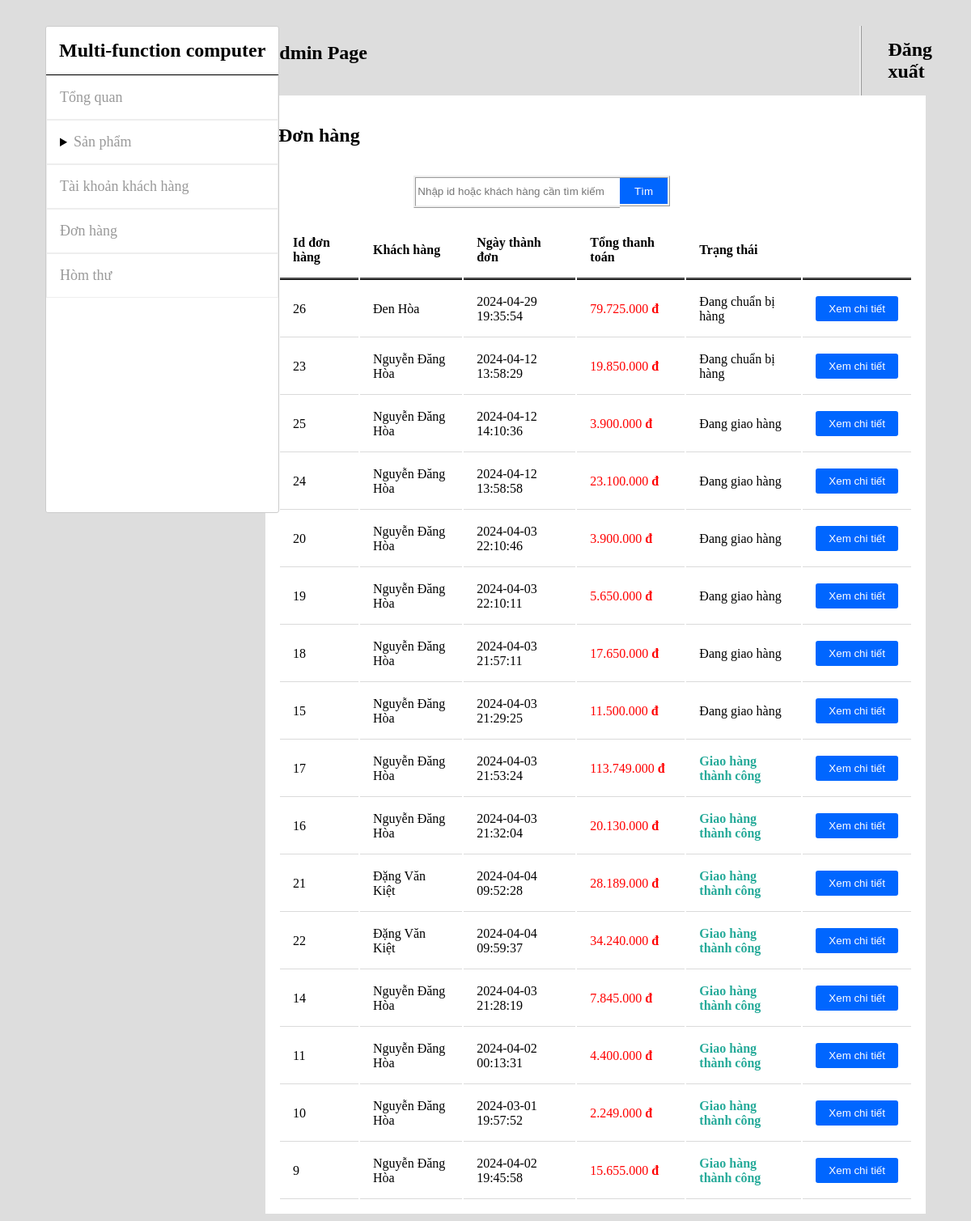
Screenshot of /view/admin_order.php with the database file from the repository.
### tables this page shows
CREATE TABLE `orders` (
  `orderId` int(11) NOT NULL,
  `customerId` int(11) NOT NULL,
  `date` datetime NOT NULL,
  `status` varchar(50) NOT NULL,
  `paymentMethods` char(50) NOT NULL
);

CREATE TABLE `customers` (
  `customerId` int(11) NOT NULL,
  `customerName` char(50) NOT NULL,
  `phone` char(10) NOT NULL,
  `email` char(50) NOT NULL,
  `address` char(255) NOT NULL,
  `password` char(40) NOT NULL,
  `gender` char(10) NOT NULL,
  `birthday` date NOT NULL,
  `customerImg` text NOT NULL,
  `creditCardCode` char(11) NOT NULL
);

### model/OrdersDB.php (called while the page is built, shortened)
<?php
class OrdersDB
{
    public function Count_Orders_A()
    {
        $db = Database::getDB();
        $query = 'SELECT * FROM `orders` ORDER BY status ';
        $statement = $db->prepare($query);
        $statement->execute();
        $lists = $statement->fetchAll();
        return $lists;
    }
}

### model/CustomerDB.php (called while the page is built, shortened)
<?php
class CustomerDB
{
    public function Get_Customers_CustomerId($customerId)
    {
        $db = Database::getDB();
        $query = 'SELECT customerName FROM customers where customerId=:customerId';
        $statement = $db->prepare($query);
        $statement->bindValue(':customerId', $customerId);
        $statement->execute();
        $lists = $statement->fetch();
        return $lists;
    }
}

### model/OrderDetailDB.php (called while the page is built, shortened)
<?php
class OrderDetailDB
{
    public function Sum_Price_Product_Orders($customerId, $orderId)
    {
        $db = Database::getDB();
        $query = 'SELECT sum((orderdetail.price)*(orderdetail.quantity)) FROM `orders` JOIN orderdetail on orders.orderId=orderdetail.orderId
        JOIN products p on orderdetail.productId=p.productId
        WHERE customerId=:customerId and orders.orderId=:orderId  ORDER BY date DESC';
        $statement = $db->prepare($query);
        $statement->bindValue(':customerId', $customerId);
        $statement->bindValue(':orderId', $orderId);
        $statement->execute();
        $lists = $statement->fetchColumn();
        return $lists;
    }
}

### view/admin_order.php (the view, shortened to what this page needs)
<?php
require_once('../model/CustomerDB.php');
require_once('../model/OrdersDB.php');
require_once('../model/OrderDetailDB.php');
?>
<!DOCTYPE html>
<html lang="en">
<head>
    <link rel="stylesheet" href="../view/css/admin.css">
</head>
<body>
    <div class="body">
        <div></div>
        <section class="menu">
            <ul class="ul_dad">
                <h2>Multi-function computer</h2>
                <li><a href="../view/admin_home.php">Tổng quan</a></li>
                <details>
                    <summary>
                        <li><a href="#">Sản phẩm</a></li>
                    </summary>
                </details>
                <li><a href="../view/admin_customer.php">Tài khoản khách hàng</a></li>
                <li><a href="../view/admin_order.php">Đơn hàng</a></li>
                <li><a href="../view/admin_mailbox.php">Hòm thư</a></li>
            </ul>
        </section>
        <div>
            <section class="main">
                <div class="nav">
                    <div>
                        <h1>Admin Page</h1>
                    </div>
                    <div></div>
                    <div class="nav_admin">
                        <h2>
                            <a href="../controller/user_controller.php?action=logout">Đăng xuất</a>
                        </h2>
                    </div>
                </div>
                <div class="body_main">
                    <div class="sp">
                        <h2 class="namett">Đơn hàng</h2>
                    </div>
                    <div class="search">
                        <form action="../controller/admin_controller.php?action=seach_order" method="post">
                            <input type="text" name="seach" placeholder="Nhập id hoặc khách hàng cần tìm kiếm" value="">
                            <input type="submit" value="Tìm">
                        </form>
                    </div>
                    <div>
                        <table class="table_order">
                            <thead>
                                <tr>
                                    <th>Id đơn hàng</th>
                                    <th>Khách hàng</th>
                                    <th>Ngày thành đơn</th>
                                    <th>Tổng thanh toán</th>
                                    <th>Trạng thái</th>
                                    <th></th>
                                </tr>
                            </thead>
                            <tbody>
                                <?php global $seach_p;
                                $OrdersDB = new OrdersDB;
                                $OrderDetailDB = new OrderDetailDB;
                                $CustomerDB = new CustomerDB;
                                if ($seach_p == null) {
                                    $list_o = $OrdersDB->Count_Orders_A();
                                    foreach ($list_o as $l_o) {
                                        $i_c = $CustomerDB->Get_Customers_CustomerId($l_o['customerId']);
                                        $tsum = $OrderDetailDB->Sum_Price_Product_Orders($l_o['customerId'], $l_o['orderId']);
                                ?>
                                <tr>
                                    <form action="../controller/admin_controller.php?action=order_detail" method="post">
                                        <td><?php echo  $l_o['orderId'] ?></td>
                                        <td><?php echo  $i_c['customerName'] ?></td>
                                        <td><?php echo  $l_o['date'] ?></td>
                                        <td style="color: red;">
                                            <?php echo number_format($tsum, 0, ',', '.') ?><span
                                                style="font-weight: bolder;"> đ</span></td>
                                        <td>
                                            <?php if ($l_o['status'] == 0) {
                                                        echo 'Đang chuẩn bị hàng';
                                                    }
                                                    if ($l_o['status'] == 1) {
                                                        echo 'Đang giao hàng';
                                                    }
                                                    if ($l_o['status'] == 2) {
                                                        echo '<h4  class="gttc">Giao hàng thành công</h4>';
                                                    } ?>
                                        </td>
                                        <td class="subm"><input type="submit" value="Xem chi tiết"></td>
                                    </form>
                                </tr>
                                <?php }
                                } ?>
                            </tbody>
                        </table>
                    </div>
                </div>
            </section>
        </div>
</body>
</html>

### view/css/admin.css (style rules this page uses)
body { background-color: #DDDDDD; }
body>div.body { margin: 2pc 3pc; display: grid; grid-template-columns: 25% 75%; }
body>div>section.menu { border: ridge 1px #CCCCCC; background-color: white; margin-right: 1pc; border-radius: 3px; overflow: auto; height: 600px; position: fixed; }
body>div>section.menu>ul { margin: 0; padding: 0; }
body>div>section.menu>ul>li, details>summary>li, ul.ul_dad>div.ul_child>li, ul.ul_child>li { list-style: none; padding: 1pc; border: ridge 1px; }
body>div>section.menu>ul>li>a, details>summary>li>a, ul.ul_dad>div.ul_child>li>a, ul.ul_child>li>a { text-decoration: none; color: #999999; font-size: large; }
body>div>section.menu>ul>h2 { border-bottom: solid 1px; margin: 0; padding: 1pc; }
details>summary { list-style: none; }
details>summary::marker { list-style: none; }
details>summary>li:first-of-type { list-style: inside disclosure-closed; }
details>summary>li::marker { unicode-bidi: isolate; font-variant-numeric: tabular-nums; text-transform: none; text-indent: 0px !important; text-align: start !important; text-align-last: start !important; }
div.nav { display: grid; grid-template-columns: 20% 70% 10%; }
div.search { width: 100%; }
div.search>form { width: 79%; justify-content: center; align-self: center; display: flex; padding: 1pc; }
div.search>form>input[type='text'] { height: 2pc; width: 40%; border: ridge; border-right: none; }
div.search>form>input[type='submit'] { height: 2.4pc; width: 10%; border: ridge; border-left: none; color: white; background-color: #0066FF; }
div.nav_admin>h2 { margin: 1pc 2pc; }
div.nav_admin>h2>a { text-decoration: none; color: black; }
div.nav_admin { border-left: ridge; }
div.body_main { background-color: white; padding: 1pc; }
.subm>input[type='submit'] { background-color: #0066FF; color: white; padding: 0.5pc 1pc; border-radius: 3px; border: none; }
table.table_order { width: 100%; }
table.table_order>thead>tr>th,table.table_one>thead>tr>th { text-align: start; border-bottom: ridge #000000; padding: 1pc; }
table.table_order>tbody>tr>td,table.table_one>tbody>form>tr>td { border-bottom: ridge 1px #dadada; padding: 1pc; }
h4.gttc { color:#26aa99; margin: 0; }

### rows the page displays
orders: orderId "26", customerId.customerName "Đen Hòa", date "2024-04-29 19:35:54", tsum "79.725.000", status "Đang chuẩn bị hàng"
orders: orderId "23", customerId.customerName "Nguyễn Đăng Hòa", date "2024-04-12 13:58:29", tsum "19.850.000", status "Đang chuẩn bị hàng"
orders: orderId "25", customerId.customerName "Nguyễn Đăng Hòa", date "2024-04-12 14:10:36", tsum "3.900.000", status "Đang giao hàng"
orders: orderId "24", customerId.customerName "Nguyễn Đăng Hòa", date "2024-04-12 13:58:58", tsum "23.100.000", status "Đang giao hàng"
orders: orderId "20", customerId.customerName "Nguyễn Đăng Hòa", date "2024-04-03 22:10:46", tsum "3.900.000", status "Đang giao hàng"
orders: orderId "19", customerId.customerName "Nguyễn Đăng Hòa", date "2024-04-03 22:10:11", tsum "5.650.000", status "Đang giao hàng"
orders: orderId "18", customerId.customerName "Nguyễn Đăng Hòa", date "2024-04-03 21:57:11", tsum "17.650.000", status "Đang giao hàng"
orders: orderId "15", customerId.customerName "Nguyễn Đăng Hòa", date "2024-04-03 21:29:25", tsum "11.500.000", status "Đang giao hàng"
orders: orderId "17", customerId.customerName "Nguyễn Đăng Hòa", date "2024-04-03 21:53:24", tsum "113.749.000", status "Giao hàng thành công"
orders: orderId "16", customerId.customerName "Nguyễn Đăng Hòa", date "2024-04-03 21:32:04", tsum "20.130.000", status "Giao hàng thành công"
orders: orderId "21", customerId.customerName "Đặng Văn Kiệt", date "2024-04-04 09:52:28", tsum "28.189.000", status "Giao hàng thành công"
orders: orderId "22", customerId.customerName "Đặng Văn Kiệt", date "2024-04-04 09:59:37", tsum "34.240.000", status "Giao hàng thành công"
orders: orderId "14", customerId.customerName "Nguyễn Đăng Hòa", date "2024-04-03 21:28:19", tsum "7.845.000", status "Giao hàng thành công"
orders: orderId "11", customerId.customerName "Nguyễn Đăng Hòa", date "2024-04-02 00:13:31", tsum "4.400.000", status "Giao hàng thành công"
orders: orderId "10", customerId.customerName "Nguyễn Đăng Hòa", date "2024-03-01 19:57:52", tsum "2.249.000", status "Giao hàng thành công"
orders: orderId "9", customerId.customerName "Nguyễn Đăng Hòa", date "2024-04-02 19:45:58", tsum "15.655.000", status "Giao hàng thành công"
